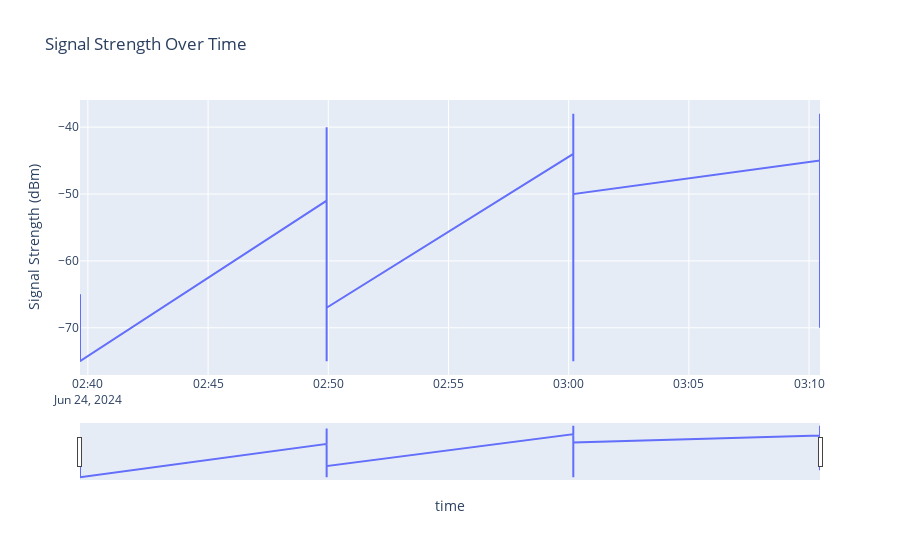
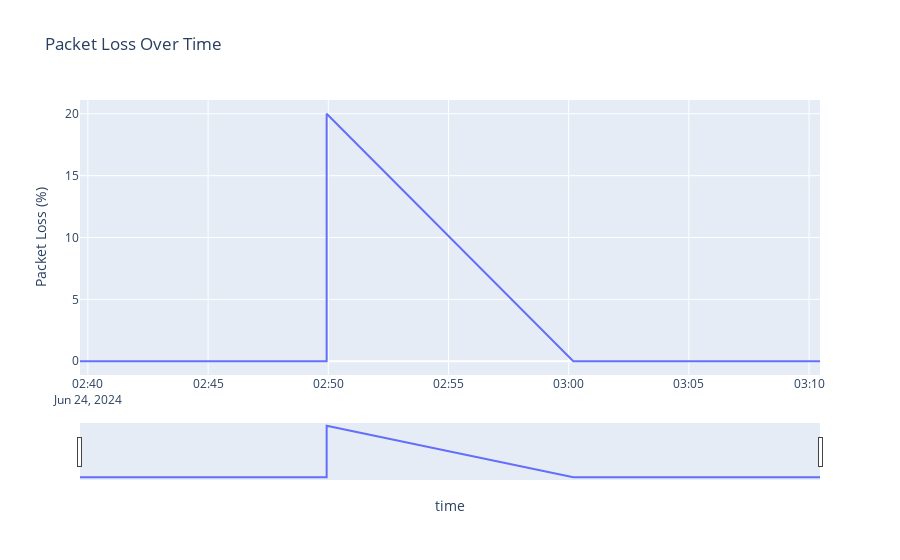

Notebook source saved alongside these figures, in order:
### Code cell
cur = conn.cursor()
query = "SELECT time, signal, packet_loss FROM public.wifistats LIMIT 100;"
cur.execute(query)
data = cur.fetchall()
wifi_df = pd.DataFrame(data, columns=['time', 'signal (dBm)', 'packet_loss'])
wifi_df['time'] = pd.to_datetime(wifi_df['time'])
fig_signal = px.line(wifi_df, x='time', y='signal (dBm)', title='Signal Strength Over Time', labels={'signal (dBm)': 'Signal Strength (dBm)'})
fig_signal.update_xaxes(rangeslider_visible=True)
fig_signal.show()
fig_loss = px.line(wifi_df, x='time', y='packet_loss', title='Packet Loss Over Time', labels={'packet_loss': 'Packet Loss (%)'})
fig_loss.update_xaxes(rangeslider_visible=True)
fig_loss.show()
